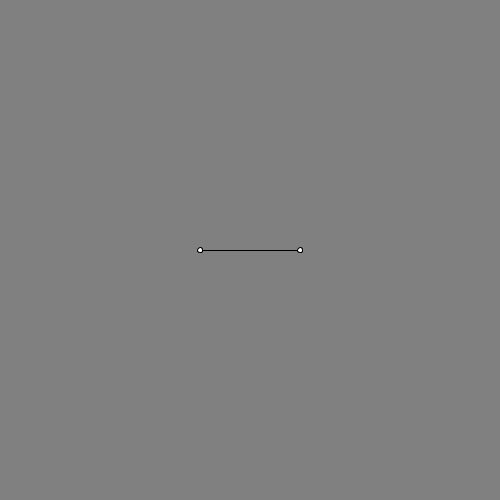
Frame 1 (no input)
Frame 60 (the mouse pressed at the canvas centre just before this capture): identical to frame 1, image omitted
Frame 120 (the mouse held since frame 60 and released just before this capture): identical to frame 1, image omitted

The Processing sketch that drew this single still picture (run headless with seeded random() and noise(); from frame 60 on, the mouse is pressed at the canvas centre):

// Processing sketch: curve_
// ── curve_.pde
/* Demonstrate primitive shapes
 * Spencer Mathews, 5/2017
 * Note: strangely curve() not actually covered in Ch 3
 *
 * #shapes #etc
 */

void setup() {
  size(500, 500);

  //noLoop();  // use noLoop() when there is no animation
}

void draw() {
  background(128);
  
  float x1 = 200;
  float y1 = 250;
  
  float x2 = 200;
  float y2 = 250;
  
  float x3 = 300;
  float y3 = 250;
  
  float x4 = 300;
  float y4 = 250;
  
  curve(x1, y1, x2, y2, x3, y3, x4, y4);


  ellipse(x1, y1, 5, 5);
  ellipse(x2, y2, 5, 5);
  ellipse(x3, y3, 5, 5);
  ellipse(x4, y4, 5, 5);

}
